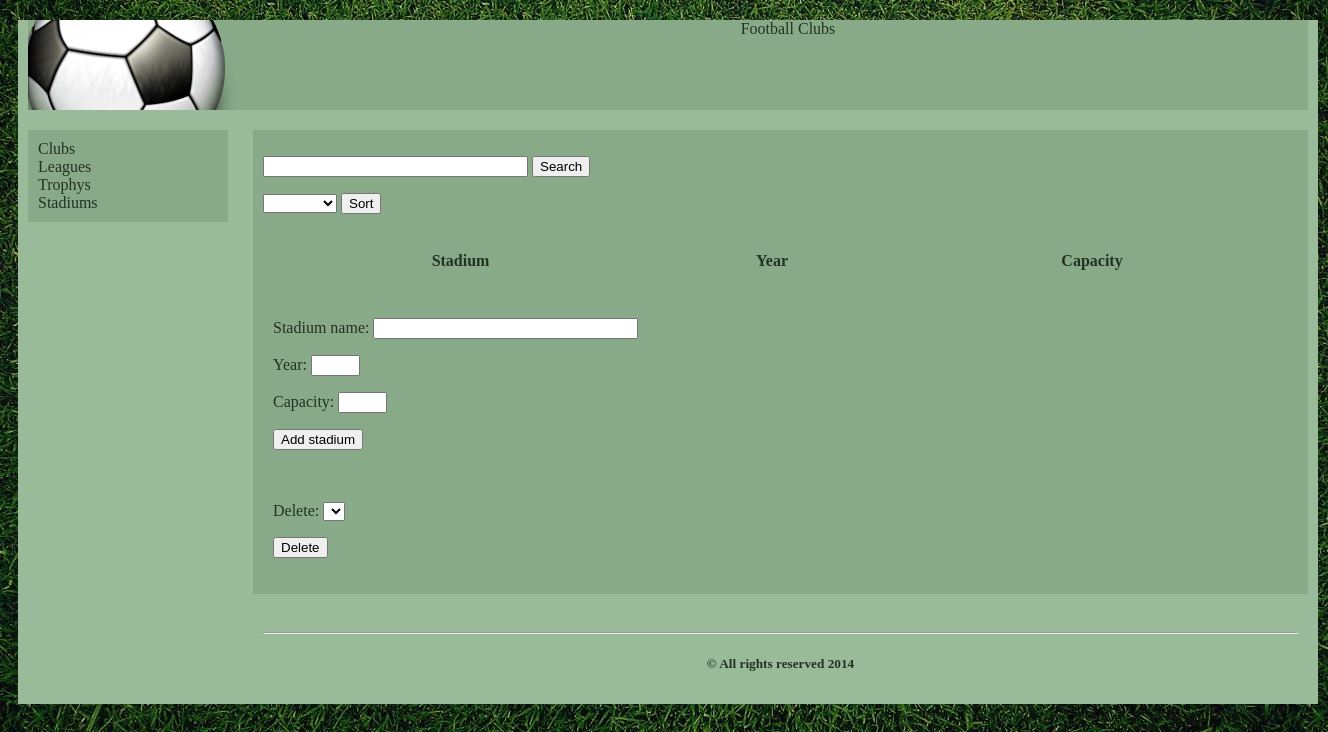
Page /football-clubs.org/www/stadiums/index.php on the earlier database version.
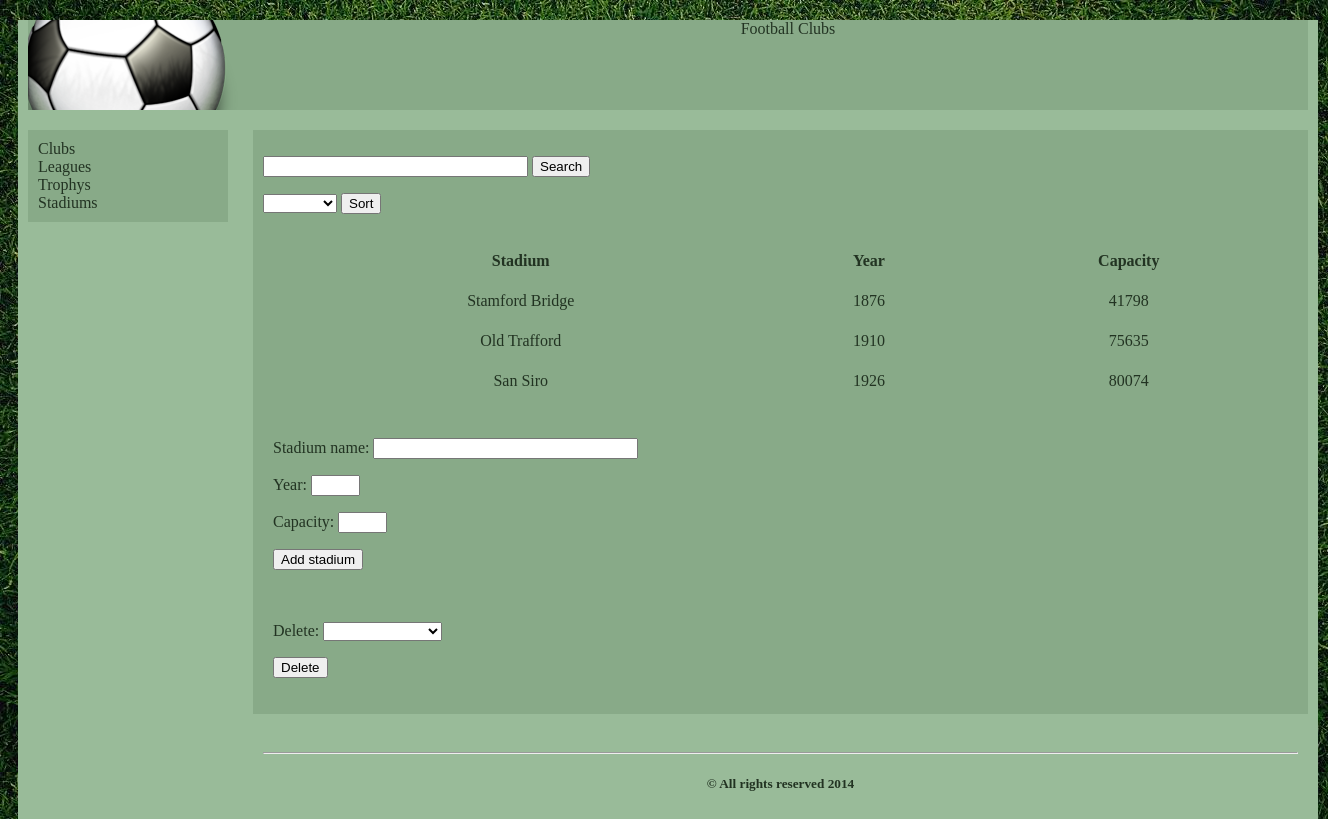
Same page on the later database version.
### tables this page shows
CREATE TABLE IF NOT EXISTS `stadiums` (
  `id` int(4) unsigned NOT NULL AUTO_INCREMENT,
  `name` char(40) NOT NULL,
  `year` int(4) NOT NULL,
  `capacity` int(11) NOT NULL,
  PRIMARY KEY (`id`),
  UNIQUE KEY `id` (`id`),
  UNIQUE KEY `id_2` (`id`)
);

### football-clubs.org/www/stadiums/info.php (called while the page is built, shortened)
<?php
require('output.php');
require('input.php');
?>

### football-clubs.org/www/stadiums/output.php (the view, shortened to what this page needs)
<form class="search" action="" method="POST">
		<p><input type="text" name="search" size="30">
		<input type="submit" name="Search" value="Search"></p>
</form>
<form class="sort" action="" method="POST">
		<select name="sort" size="1">
			<option value=""></option>
			<option value="s.`name`">Name</option>
		</select>
		<input type="submit" name="sorded" value="Sort"></p>
</form>
<table>
	<tr>
		<th>
		Stadium
		</th>
		<th>
		Year
		</th>
		<th>
		Capacity
		</th>
	</tr>
	<?php
	$search = $_POST['search'];
	$sort = $_POST['sort'];
	if ($sort !='') {
			$sql = "SELECT s.`name`,s.`year`,s.`capacity`
					FROM `stadiums` AS s
					WHERE s.`name` LIKE '%$search%' ORDER BY $sort;";
		}
	else{
		$sql = "SELECT s.`name`,s.`year`,s.`capacity`
					FROM `stadiums` AS s
					WHERE s.`name` LIKE '%$search%'";
	}
		$result_id = mysql_query($sql);
		while($row = mysql_fetch_row($result_id)){
			echo "<tr>";
			 	echo "<td>" . $row[0] . "</td>";
			 	echo "<td>" . $row[1] . "</td>";
				echo "<td>" . $row[2] . "</td>";
			echo "</tr>";
		}
	?>
</table>

### football-clubs.org/www/stadiums/index.php (shortened to what this page needs)
<html>
	<head>
		<link rel="stylesheet" type="text/css" href="../style.css">
	</head>
	<body>
		<div class="main">
			<div class="header">
				<?php
					require("header.php");
				?>
			</div>
			<div class="menu">
				<?php
					require("../menu.php");
				?>
			</div>
			<div class="info">
				<?php
					require("info.php");
				?>
			</div>
			<div class="footer">
				<?php
					require("../footer.php");
				?>
			</div>
		</div>
	</body>
</html>

### football-clubs.org/www/stadiums/header.php
<div class="logo-left">
<a href="http://www.football-clubs.org/"><img src="logo-left.png" /></a>
</div>
<div class="header-text">
Football Clubs
</div>

### football-clubs.org/www/menu.php
<a href="http://www.football-clubs.org/clubs" class="menu" >Clubs</a>
<a href="http://www.football-clubs.org/leagues" class="menu" >Leagues</a>
<a href="http://www.football-clubs.org/trophys" class="menu" >Trophys</a>
<a href="http://www.football-clubs.org/stadiums" class="menu" >Stadiums</a>

### football-clubs.org/www/stadiums/input.php (shortened to what this page needs)
<div class="input">
	<form class="input" action="" method="POST">
		<p>Stadium name: <input type="text" name="nameStadium" size="30"></p>
		<p>Year: <input type="text" name="year" size="3"></p>
		<p>Capacity: <input type="text" name="capacity" size="3"></p>
		<input type="submit" name="send" value="Add stadium">
	</form>
</div>
<div class="delete">
   <form class="delete" action="" method="POST">
      <p>Delete:
      <select name="stadiumId" size="1">
         <option value=""></option>
         <?php
            $sql = "SELECT `stadiums`.`id`,`stadiums`.`name` FROM `stadiums` ORDER BY `stadiums`.`name` ASC";
            $result_id = mysql_query($sql);
            while($row = mysql_fetch_assoc($result_id)){
               echo '<option value="' . $row['id'] . '">' . $row['name'] . '</option>';
            }
         ?>
      </select></p>
      <input type="submit" name="delete" value="Delete">
   </form>
</div>

### football-clubs.org/www/footer.php
<?php
	echo "<hr>
	<h5>&copy; All rights reserved 2014</h5>";
?>

### football-clubs.org/www/style.css (style rules this page uses)
body { background: url("body_background.jpg"); }
div.main { border: 2 double #373; background: #9b9; font: 16px verdana; color: #232; margin-left: 10px; margin-right: 10px; min-width: 1300px; }
div.header { border: 2 double #373; background: #8a8; padding: auto; margin: 20px 10px 10px 10px; height: 90px; }
div.menu { border: 2 double #373; background: #8a8; padding: 10px; margin: 10px; width: 180px; float: left; }
div.info { border: 2 double #373; background: #8a8; padding: 10px; margin: 20px 10px 20px 235px; }
div.footer { padding: 10px; margin: 10px 10px 10px 235px; text-align: center; }
div.logo-left { float: left; width: 240px; }
div.header-text { margin-left: 200px; text-align: center; font: 65 Palatino Linotype; }
div.input { border: 2 groove #232; padding: 10px; }
div.delete { border: 2 groove #232; padding: 10px; }
hr { border: 3 double #232; }
a.menu { display: block; color: #232; text-decoration: none; }
table { width: 100%; border: 2 groove #232; padding: 10px; font: 16px verdana; color: #232; }
th { border: 3 double #373; padding: 10px; }
td { border: 3 double #373; padding: 10px; text-align: center; }

Differences in the rows shown:
added stadiums: name "Stamford Bridge", year "1876", capacity "41798"
added stadiums: name "Old Trafford", year "1910", capacity "75635"
added stadiums: name "San Siro", year "1926", capacity "80074"
